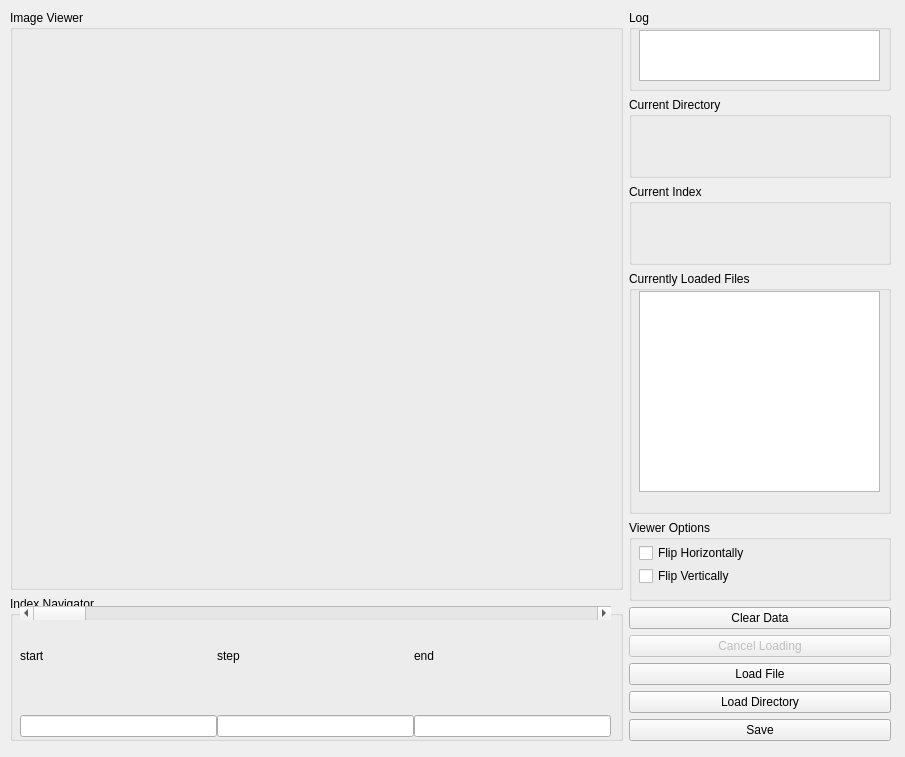
<?xml version="1.0" encoding="UTF-8"?>
<ui version="4.0">
 <class>Form</class>
 <widget class="QWidget" name="Form">
  <property name="geometry">
   <rect>
    <x>0</x>
    <y>0</y>
    <width>905</width>
    <height>757</height>
   </rect>
  </property>
  <property name="windowTitle">
   <string>Form</string>
  </property>
  <widget class="QWidget" name="horizontalLayoutWidget">
   <property name="geometry">
    <rect>
     <x>10</x>
     <y>10</y>
     <width>881</width>
     <height>731</height>
    </rect>
   </property>
   <layout class="QHBoxLayout" name="horizontalLayout" stretch="7,3">
    <item>
     <layout class="QVBoxLayout" name="verticalLayout" stretch="8,2">
      <item>
       <widget class="QGroupBox" name="image_viewer">
        <property name="sizePolicy">
         <sizepolicy hsizetype="Preferred" vsizetype="Preferred">
          <horstretch>0</horstretch>
          <verstretch>0</verstretch>
         </sizepolicy>
        </property>
        <property name="title">
         <string>Image Viewer</string>
        </property>
       </widget>
      </item>
      <item>
       <widget class="QGroupBox" name="index_navigator">
        <property name="title">
         <string>Index Navigator</string>
        </property>
        <widget class="QWidget" name="verticalLayoutWidget_3">
         <property name="geometry">
          <rect>
           <x>10</x>
           <y>10</y>
           <width>591</width>
           <height>131</height>
          </rect>
         </property>
         <layout class="QVBoxLayout" name="verticalLayout_6">
          <item>
           <widget class="QScrollBar" name="idx_scroll">
            <property name="orientation">
             <enum>Qt::Horizontal</enum>
            </property>
           </widget>
          </item>
          <item>
           <layout class="QGridLayout" name="gridLayout_2" rowstretch="1,1">
            <property name="horizontalSpacing">
             <number>0</number>
            </property>
            <property name="verticalSpacing">
             <number>30</number>
            </property>
            <item row="1" column="0">
             <widget class="QLineEdit" name="start_idx_ledit"/>
            </item>
            <item row="0" column="2">
             <widget class="QLabel" name="label_3">
              <property name="text">
               <string>end</string>
              </property>
             </widget>
            </item>
            <item row="0" column="1">
             <widget class="QLabel" name="label_2">
              <property name="text">
               <string>step</string>
              </property>
             </widget>
            </item>
            <item row="0" column="0">
             <widget class="QLabel" name="label">
              <property name="text">
               <string>start</string>
              </property>
             </widget>
            </item>
            <item row="1" column="2">
             <widget class="QLineEdit" name="end_idx_ledit"/>
            </item>
            <item row="1" column="1">
             <widget class="QLineEdit" name="step_size_ledit"/>
            </item>
           </layout>
          </item>
         </layout>
        </widget>
       </widget>
      </item>
     </layout>
    </item>
    <item>
     <layout class="QVBoxLayout" name="verticalLayout_2" stretch="1,1,1,3,1,2">
      <item>
       <widget class="QGroupBox" name="log_gbox">
        <property name="title">
         <string>Log</string>
        </property>
        <widget class="QTextBrowser" name="log_label">
         <property name="geometry">
          <rect>
           <x>10</x>
           <y>20</y>
           <width>241</width>
           <height>51</height>
          </rect>
         </property>
        </widget>
       </widget>
      </item>
      <item>
       <widget class="QGroupBox" name="curr_dir_gbox">
        <property name="title">
         <string>Current Directory</string>
        </property>
        <widget class="QLabel" name="curr_dir_label">
         <property name="geometry">
          <rect>
           <x>10</x>
           <y>10</y>
           <width>241</width>
           <height>51</height>
          </rect>
         </property>
         <property name="text">
          <string/>
         </property>
         <property name="wordWrap">
          <bool>true</bool>
         </property>
        </widget>
       </widget>
      </item>
      <item>
       <widget class="QGroupBox" name="groupBox">
        <property name="title">
         <string>Current Index</string>
        </property>
        <widget class="QLabel" name="curr_idx_label">
         <property name="geometry">
          <rect>
           <x>10</x>
           <y>20</y>
           <width>241</width>
           <height>41</height>
          </rect>
         </property>
         <property name="font">
          <font>
           <family>Arial</family>
           <pointsize>18</pointsize>
           <weight>75</weight>
           <bold>true</bold>
          </font>
         </property>
         <property name="text">
          <string/>
         </property>
        </widget>
       </widget>
      </item>
      <item>
       <widget class="QGroupBox" name="curr_files_gbox">
        <property name="title">
         <string>Currently Loaded Files</string>
        </property>
        <widget class="QTableWidget" name="curr_files_table">
         <property name="geometry">
          <rect>
           <x>10</x>
           <y>20</y>
           <width>241</width>
           <height>201</height>
          </rect>
         </property>
         <property name="acceptDrops">
          <bool>false</bool>
         </property>
         <property name="horizontalScrollBarPolicy">
          <enum>Qt::ScrollBarAsNeeded</enum>
         </property>
        </widget>
       </widget>
      </item>
      <item>
       <widget class="QGroupBox" name="viewer_options">
        <property name="title">
         <string>Viewer Options</string>
        </property>
        <widget class="QWidget" name="verticalLayoutWidget_4">
         <property name="geometry">
          <rect>
           <x>10</x>
           <y>20</y>
           <width>241</width>
           <height>51</height>
          </rect>
         </property>
         <layout class="QVBoxLayout" name="verticalLayout_5">
          <property name="spacing">
           <number>0</number>
          </property>
          <item>
           <widget class="QCheckBox" name="flip_horizontally_cbox">
            <property name="text">
             <string>Flip Horizontally</string>
            </property>
           </widget>
          </item>
          <item>
           <widget class="QCheckBox" name="flip_vertically_cbox">
            <property name="text">
             <string>Flip Vertically</string>
            </property>
           </widget>
          </item>
         </layout>
        </widget>
       </widget>
      </item>
      <item>
       <layout class="QVBoxLayout" name="verticalLayout_3">
        <item>
         <widget class="QPushButton" name="clear_data_btn">
          <property name="text">
           <string>Clear Data</string>
          </property>
         </widget>
        </item>
        <item>
         <widget class="QPushButton" name="cancel_loading_btn">
          <property name="enabled">
           <bool>false</bool>
          </property>
          <property name="text">
           <string>Cancel Loading</string>
          </property>
         </widget>
        </item>
        <item>
         <widget class="QPushButton" name="load_file_btn">
          <property name="text">
           <string>Load File</string>
          </property>
         </widget>
        </item>
        <item>
         <widget class="QPushButton" name="load_dir_btn">
          <property name="text">
           <string>Load Directory</string>
          </property>
         </widget>
        </item>
        <item>
         <widget class="QPushButton" name="save_btn">
          <property name="text">
           <string>Save</string>
          </property>
         </widget>
        </item>
       </layout>
      </item>
     </layout>
    </item>
   </layout>
  </widget>
 </widget>
 <resources/>
 <connections>
  <connection>
   <sender>idx_scroll</sender>
   <signal>actionTriggered(int)</signal>
   <receiver>Form</receiver>
   <slot>scrolled()</slot>
   <hints>
    <hint type="sourcelabel">
     <x>240</x>
     <y>614</y>
    </hint>
    <hint type="destinationlabel">
     <x>638</x>
     <y>750</y>
    </hint>
   </hints>
  </connection>
  <connection>
   <sender>flip_horizontally_cbox</sender>
   <signal>clicked()</signal>
   <receiver>Form</receiver>
   <slot>show_img()</slot>
   <hints>
    <hint type="sourcelabel">
     <x>822</x>
     <y>536</y>
    </hint>
    <hint type="destinationlabel">
     <x>925</x>
     <y>535</y>
    </hint>
   </hints>
  </connection>
  <connection>
   <sender>flip_vertically_cbox</sender>
   <signal>clicked()</signal>
   <receiver>Form</receiver>
   <slot>show_img()</slot>
   <hints>
    <hint type="sourcelabel">
     <x>697</x>
     <y>556</y>
    </hint>
    <hint type="destinationlabel">
     <x>913</x>
     <y>555</y>
    </hint>
   </hints>
  </connection>
  <connection>
   <sender>start_idx_ledit</sender>
   <signal>returnPressed()</signal>
   <receiver>Form</receiver>
   <slot>adjust_idx_range()</slot>
   <hints>
    <hint type="sourcelabel">
     <x>192</x>
     <y>724</y>
    </hint>
    <hint type="destinationlabel">
     <x>189</x>
     <y>768</y>
    </hint>
   </hints>
  </connection>
  <connection>
   <sender>step_size_ledit</sender>
   <signal>returnPressed()</signal>
   <receiver>Form</receiver>
   <slot>adjust_idx_range()</slot>
   <hints>
    <hint type="sourcelabel">
     <x>316</x>
     <y>724</y>
    </hint>
    <hint type="destinationlabel">
     <x>328</x>
     <y>778</y>
    </hint>
   </hints>
  </connection>
  <connection>
   <sender>end_idx_ledit</sender>
   <signal>returnPressed()</signal>
   <receiver>Form</receiver>
   <slot>adjust_idx_range()</slot>
   <hints>
    <hint type="sourcelabel">
     <x>485</x>
     <y>720</y>
    </hint>
    <hint type="destinationlabel">
     <x>492</x>
     <y>766</y>
    </hint>
   </hints>
  </connection>
 </connections>
 <slots>
  <slot>scrolled()</slot>
  <slot>show_img()</slot>
  <slot>adjust_idx_range()</slot>
 </slots>
</ui>
